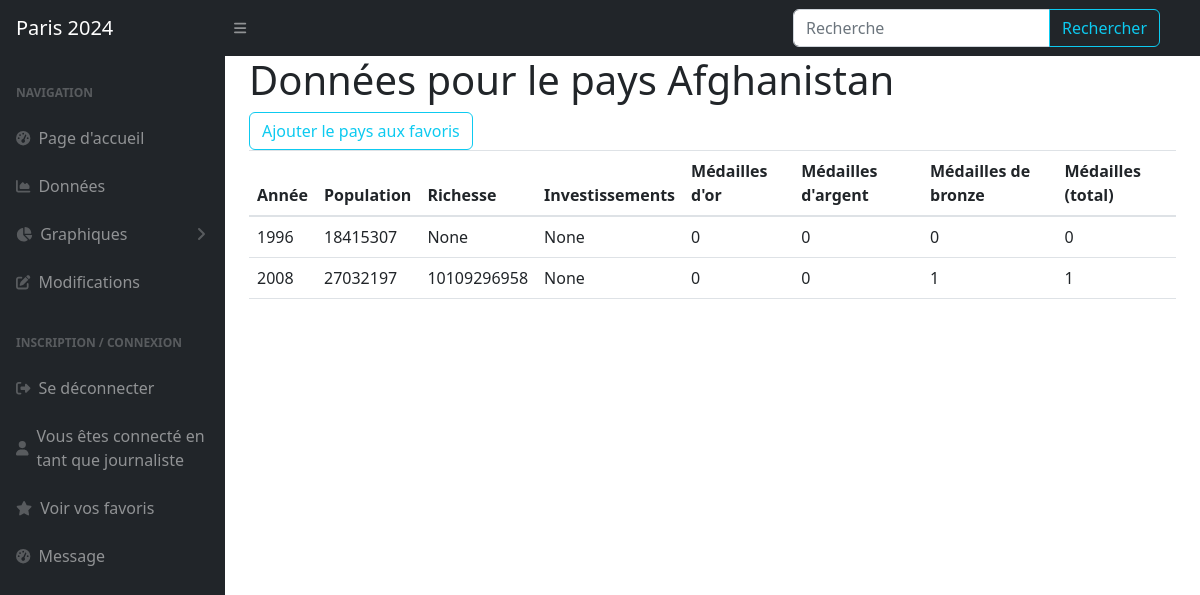
Screenshot of /donnees_pays/Afghanistan (signed in) with the database file from the repository.
### BASE_app/app/models/Jeux_Olympiques.py (models this page shows, shortened)
class Pays(db.Model):
    __tablename__ = "pays"
    noc = db.Column(db.String(3), primary_key=True, nullable=False, unique=True)
    nom = db.Column(db.String(100))
    latitude = db.Column(db.Float)
    longitude = db.Column(db.Float)
    formulaires = db.relationship('Formulaire', backref='pays', lazy=True)

class Medailles(db.Model):
    __tablename__ = "medailles"
    id_team = db.Column(db.String(45), db.ForeignKey('formulaire.id_team'), primary_key=True, nullable=False)
    gold_count = db.Column(db.Integer)
    silver_count = db.Column(db.Integer)
    bronze_count = db.Column(db.Integer)
    total = db.Column(db.Integer)

class Formulaire(db.Model):
    __tablename__ = "formulaire"
    id_team = db.Column(db.String(45), primary_key=True, nullable=False, unique=True)
    noc = db.Column(db.String(3), db.ForeignKey('pays.noc'), nullable=False)
    year = db.Column(db.Integer)
    donnees = db.relationship('Donnees', backref='formulaire', lazy=True)
    medailles = db.relationship('Medailles', backref='donnees', lazy=True)

class Donnees(db.Model):
    __tablename__ = "donnees"
    id_team = db.Column(db.String(45), db.ForeignKey('formulaire.id_team'),  primary_key=True, nullable=False)
    population = db.Column(db.Integer)
    richesse = db.Column(db.Float)
    investissement = db.Column(db.Float)

### BASE_app/app/routes/generales.py (the view)
@app.route("/donnees_pays/<nom_pays>")
def donnees_pays(nom_pays):
    donnees_du_pays = db.session.query(
        Formulaire.year,
        Medailles.total,
        Medailles.gold_count,
        Medailles.silver_count,
        Medailles.bronze_count,
        Donnees.population,
        Donnees.investissement,
        Donnees.richesse,
        Pays.nom) \
            .join(Donnees, Formulaire.id_team == Donnees.id_team) \
            .join(Medailles, Medailles.id_team == Donnees.id_team) \
            .join(Pays, Pays.noc == Formulaire.noc) \
            .filter(Pays.nom.ilike(f"%{nom_pays}%")).all()
    return render_template("pages/donnees_pays.html", nom_pays=nom_pays, donnees=donnees_du_pays)

### BASE_app/app/models/users.py (called while the page is built)
    @login.user_loader
    def get_user_by_id(id):
        return Users.query.get(int(id))

### BASE_app/app/templates/pages/donnees_pays.html
{% extends "partials/conteneur.html" %}
{% block body %}
<h1>Données pour le pays {{ nom_pays }}</h1>
<form class="form-inline" action="{{ url_for('ajouter_favoris', nom_pays=nom_pays) }}" method="post">
    <button class="btn btn-outline-info" type="submit">Ajouter le pays aux favoris</button>
</form>
<table class="table">
    <thead>
        <tr>
            <th scope="col">Année</th>
            <th scope="col">Population</th>
            <th scope="col">Richesse</th>
            <th scope="col">Investissements</th>
            <th scope="col">Médailles d'or</th>
            <th scope="col">Médailles d'argent</th>
            <th scope="col">Médailles de bronze</th>
            <th scope="col">Médailles (total)</th>
        </tr>
    </thead>
    <tbody>
        {% for donnee in donnees %}
        <tr>
            <td scope="row">{{donnee.year}}</td>
            <td scope="row">{{donnee.population}}</td>
            <td scope="row">{{donnee.richesse}}</td>
            <td scope="row">{{donnee.investissement}}</td>
            <td scope="row">{{donnee.gold_count}}</td>
            <td scope="row">{{donnee.silver_count}}</td>
            <td scope="row">{{donnee.bronze_count}}</td>
            <td scope="row">{{donnee.total}}</td>
        </tr>
        {% endfor %}
    </tbody>
</table>
{% endblock %}

### BASE_app/app/templates/partials/conteneur.html (shortened to what this page needs)
<!DOCTYPE html>
<html lang="en">
<head>
    {% include "partials/css.html" %}
    <link href="https://cdn.jsdelivr.net/npm/simple-datatables@7.1.2/dist/style.min.css" rel="stylesheet" />
    <link href="/statics/css/styles_3.css" rel="stylesheet" />
</head>
<body class="sb-nav-fixed">
    <nav class="sb-topnav navbar navbar-expand navbar-dark bg-dark">
        <a class="navbar-brand ps-3" href="{{url_for('accueil')}}">Paris 2024</a>
        <button class="btn btn-link btn-sm order-1 order-lg-0 me-4 me-lg-0" id="sidebarToggle" href="#!"><i
                class="fas fa-bars"></i></button>
        <form class="d-none d-md-inline-block form-inline ms-auto me-0 me-md-3 my-2 my-md-0"
            action="{{ url_for('recherche_rapide')}}">
            <div class="input-group">
                <input class="form-control" type="search" name="chaine" placeholder="Recherche" aria-label="Recherche">
                <button class="btn btn-outline-info" type="submit">Rechercher</button>
            </div>
        </form>
    </nav>
    <div id="layoutSidenav">
        <div id="layoutSidenav_nav">
            <nav class="sb-sidenav accordion sb-sidenav-dark" id="sidenavAccordion">
                <div class="sb-sidenav-menu">
                    <div class="nav">
                        <div class="sb-sidenav-menu-heading">Navigation</div>
                        <a class="nav-link" href="{{url_for('accueil')}}">
                            <div class="sb-nav-link-icon"><i class="fas fa-tachometer-alt"></i></div>
                            Page d'accueil
                        </a>
                        <a class="nav-link" href="{{url_for('donnees')}}">
                            <div class="sb-nav-link-icon"><i class="fas fa-chart-area"></i></div>
                            Données
                        </a>
                        <a class="nav-link collapsed" data-bs-toggle="collapse" data-bs-target="#collapseLayouts"
                            aria-expanded="false" aria-controls="collapseLayouts">
                            <div class="sb-nav-link-icon"><i class="fas fa-chart-pie"></i></div>
                            Graphiques
                            <div class="sb-sidenav-collapse-arrow"><i class="fas fa-angle-down"></i></div>
                        </a>
                        <a class="nav-link">
                            <div class="sb-nav-link-icon"><i class="fas fa-edit"></i></div>
                            Modifications
                        </a>
                        <div class="sb-sidenav-menu-heading">Inscription / connexion</div>
                        {% if current_user.is_authenticated %}
                        {% if administrateur %}
                        <a class="nav-link" href="{{ url_for('deconnexion') }}">
                            <div class="sb-nav-link-icon"><i class="fas fa-sign-out-alt"></i></div>
                            Se déconnecter
                        </a>
                        <a class="nav-link">
                            <div class="sb-nav-link-icon"><i class="fas fa-user-shield"></i></div>
                            Vous êtes connecté en tant qu'administrateur
                        </a>
                        {% else %}
                        <a class="nav-link" href="{{ url_for('deconnexion') }}">
                            <div class="sb-nav-link-icon"><i class="fas fa-sign-out-alt"></i></div>
                            Se déconnecter
                        </a>
                        <a class="nav-link">
                            <div class="sb-nav-link-icon"><i class="fas fa-user"></i></div>
                            Vous êtes connecté en tant que journaliste
                        </a>
                        {% endif %}
                        <a class="nav-link" href="{{ url_for('favoris') }}">
                            <div class="sb-nav-link-icon"><i class="fas fa-star"></i></div>
                            Voir vos favoris
                        </a>
                        {% endif %}
                        <a class="nav-link" href="{{url_for('envoyer_courriel')}}">
                            <div class="sb-nav-link-icon"><i class="fas fa-tachometer-alt"></i></div>
                            Message
                        </a>
                    </div>
                </div>
            </nav>
        </div>
        <div id="layoutSidenav_content">
            <main>
                <div class="container-fluid px-4">
                    {% block body %}{% endblock %}
                </div>
        </div>
    </div>
</body>
</html>

### BASE_app/app/templates/partials/css.html (shortened to what this page needs)
        <link rel="stylesheet" href="https://cdn.jsdelivr.net/npm/bootstrap@4.0.0/dist/css/bootstrap.min.css">
<link rel="stylesheet" href="{{ url_for('static', filename='css/font-awesome.css')}}">

### rows the page displays
Pays: Nom "Afghanistan"
Medailles: year "1996", population "18415307", richesse "None", investissement "None", gold_count "0", silver_count "0", bronze_count "0", total "0"
Medailles: year "2008", population "27032197", richesse "10109296958", investissement "None", gold_count "0", silver_count "0", bronze_count "1", total "1"
